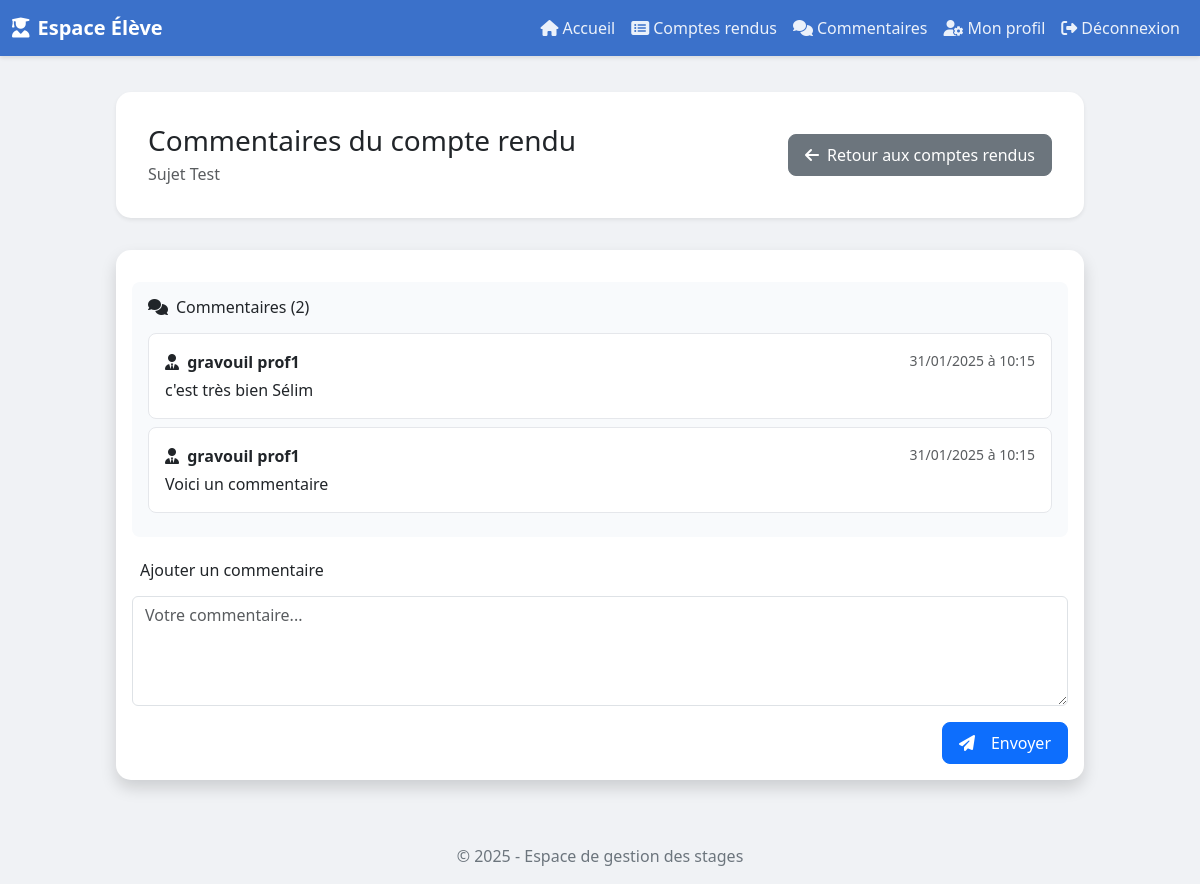
/commentaires.php?id=1 (signed in), run on the app's committed database.
### tables this page shows
CREATE TABLE `CR` (
  `id` int(11) NOT NULL,
  `sujet` varchar(50) DEFAULT NULL,
  `contenu` text DEFAULT NULL,
  `dateCR` date DEFAULT NULL,
  `date_creation` datetime DEFAULT NULL,
  `date_modif` datetime DEFAULT NULL,
  `vu` tinyint(1) DEFAULT NULL,
  `id_user` int(11) DEFAULT NULL
);

CREATE TABLE `commentaires` (
  `id` int(11) NOT NULL,
  `id_cr` int(11) NOT NULL,
  `id_prof` int(11) NOT NULL,
  `commentaire` text NOT NULL,
  `date_commentaire` datetime DEFAULT current_timestamp()
);

CREATE TABLE `user` (
  `id` int(11) NOT NULL,
  `nom` varchar(50) DEFAULT NULL,
  `prenom` varchar(50) DEFAULT NULL,
  `dateN` date DEFAULT NULL,
  `email` varchar(50) DEFAULT NULL,
  `login` varchar(50) DEFAULT NULL,
  `mdp` varchar(50) DEFAULT NULL,
  `tel` varchar(10) DEFAULT NULL,
  `adresse` varchar(100) DEFAULT NULL,
  `ville` varchar(50) DEFAULT NULL,
  `code_postal` varchar(10) DEFAULT NULL,
  `id_statut` int(11) DEFAULT NULL,
  `reset_token` varchar(255) DEFAULT NULL,
  `token_expiry` datetime DEFAULT NULL
);

### commentaires.php (the view, shortened to what this page needs)
<?php
require_once '_conf.php';
$role = $_SESSION['role'];
try {
    $pdo = new PDO("mysql:host=$serveurBDD;dbname=$nomBDD", $userBDD, $mdpBDD);
    $pdo->setAttribute(PDO::ATTR_ERRMODE, PDO::ERRMODE_EXCEPTION);
} catch (PDOException $e) {
    die("Erreur de connexion à la base de données : " . $e->getMessage());
}
if (isset($_GET['id']) && !empty($_GET['id'])) {
    $id_cr = $_GET['id'];
    $mode = "single";
    $stmt = $pdo->prepare("SELECT sujet FROM CR WHERE id = :id_cr");
    $stmt->execute(['id_cr' => $id_cr]);
    $cr = $stmt->fetch();
    $sujet_cr = $cr ? $cr['sujet'] : 'Compte rendu inconnu';
    $query = $pdo->prepare("SELECT c.commentaire, c.date_commentaire, u.nom, u.prenom
                            FROM commentaires c
                            JOIN user u ON c.id_prof = u.id
                            WHERE c.id_cr = :id_cr
                            ORDER BY c.date_commentaire DESC");
    $query->execute(['id_cr' => $id_cr]);
    $commentaires = $query->fetchAll();
}
?>
<!DOCTYPE html>
<html lang="fr">
<head>
    <link href="https://cdn.jsdelivr.net/npm/bootstrap@5.3.0-alpha1/dist/css/bootstrap.min.css" rel="stylesheet">
    <link rel="stylesheet" href="https://cdnjs.cloudflare.com/ajax/libs/font-awesome/6.4.0/css/all.min.css">
</head>
<body>
<nav class="navbar navbar-expand-lg navbar-dark fixed-top">
    <div class="container-fluid">
        <a class="navbar-brand" href="accueil_eleve.php">
            <i class="fas fa-user-graduate me-2"></i>Espace Élève
        </a>
        <div class="collapse navbar-collapse" id="navbarNav">
            <ul class="navbar-nav ms-auto">
                <li class="nav-item">
                    <a class="nav-link" href="accueil_eleve.php">
                        <i class="fas fa-home me-1"></i>Accueil
                    </a>
                </li>
                <li class="nav-item">
                    <a class="nav-link" href="liste_comptes_rendus.php">
                        <i class="fas fa-list-alt me-1"></i>Comptes rendus
                    </a>
                </li>
                <li class="nav-item">
                    <a class="nav-link active" href="commentaires.php">
                        <i class="fas fa-comments me-1"></i>Commentaires
                    </a>
                </li>
                <li class="nav-item">
                    <a class="nav-link" href="perso.php">
                        <i class="fas fa-user-cog me-1"></i>Mon profil
                    </a>
                </li>
                <li class="nav-item">
                    <a class="nav-link" href="deconnexion.php">
                        <i class="fas fa-sign-out-alt me-1"></i>Déconnexion
                    </a>
                </li>
            </ul>
        </div>
    </div>
</nav>
<div class="comments-container">
    <div class="welcome-header">
        <div class="d-flex justify-content-between align-items-center">
            <div>
                <?php if ($mode == "single"): ?>
                    <h1 class="h3 mb-1">Commentaires du compte rendu</h1>
                    <p class="text-muted mb-0"><?= htmlspecialchars($sujet_cr) ?></p>
                <?php else: ?>
                    <h1 class="h3 mb-1">Tous mes commentaires</h1>
                    <p class="text-muted mb-0">Commentaires reçus sur vos comptes rendus</p>
                <?php endif; ?>
            </div>
            <a href="liste_comptes_rendus.php" class="btn btn-secondary btn-custom">
                <i class="fas fa-arrow-left"></i> Retour aux comptes rendus
            </a>
        </div>
    </div>
    <?php if ($mode == "single"): ?>
        <div class="card">
            <div class="card-body">
                <?php if (empty($commentaires)): ?>
                    <div class="text-center py-4">
                        <i class="fas fa-comment-slash fa-3x text-muted mb-3"></i>
                        <p class="text-muted">Aucun commentaire pour ce compte rendu.</p>
                    </div>
                <?php else: ?>
                    <div class="comment-section">
                        <h6 class="mb-3">
                            <i class="fas fa-comments me-2"></i>Commentaires (<?= count($commentaires) ?>)
                        </h6>
                        <?php foreach ($commentaires as $commentaire): ?>
                            <div class="comment-item">
                                <div class="d-flex justify-content-between align-items-start">
                                    <div>
                                        <strong>
                                            <i class="fas fa-user-tie me-1"></i>
                                            <?= htmlspecialchars($commentaire['prenom'] . ' ' . $commentaire['nom']) ?>
                                        </strong>
                                        <div class="mt-1">
                                            <?= nl2br(htmlspecialchars($commentaire['commentaire'])) ?>
                                        </div>
                                    </div>
                                    <small class="text-muted">
                                        <?= date('d/m/Y à H:i', strtotime($commentaire['date_commentaire'])) ?>
                                    </small>
                                </div>
                            </div>
                        <?php endforeach; ?>
                    </div>
                <?php endif; ?>
                <?php if ($role == 1): ?>
                    <div class="mt-4">
                        <h6 class="mb-3">
                            <i class="fas fa-comment-plus me-2"></i>Ajouter un commentaire
                        </h6>
                        <form method="POST">
                            <div class="mb-3">
                                <textarea name="commentaire" class="form-control" rows="4"
                                          placeholder="Votre commentaire..." required></textarea>
                            </div>
                            <div class="text-end">
                                <button type="submit" class="btn btn-primary btn-custom">
                                    <i class="fas fa-paper-plane me-2"></i>Envoyer
                                </button>
                            </div>
                        </form>
                    </div>
                <?php endif; ?>
            </div>
        </div>
    <?php endif; ?>
</div>
<footer class="footer">
    <div class="container">
        <p class="mb-0">&copy; <?php echo date('Y'); ?> - Espace de gestion des stages</p>
    </div>
</footer>
</body>
</html>

### commentaires.php (style rules this page uses)
:root { --primary-color: #3b71ca; --primary-hover: #2c5eaa; --secondary-color: #f0f2f5; }
body { background-color: var(--secondary-color); font-family: 'Segoe UI', Tahoma, Geneva, Verdana, sans-serif; min-height: 100vh; padding-top: 60px; }
.navbar { background-color: var(--primary-color); box-shadow: 0 2px 4px rgba(0, 0, 0, 0.1); }
.navbar-brand { font-weight: 600; font-size: 1.25rem; color: white !important; }
.nav-link { color: rgba(255, 255, 255, 0.9) !important; font-weight: 500; padding: 0.5rem 1rem; transition: color 0.2s; }
.comments-container { max-width: 1000px; margin: 2rem auto; padding: 0 1rem; }
.welcome-header { background-color: white; padding: 2rem; border-radius: 15px; margin-bottom: 2rem; box-shadow: 0 0.125rem 0.25rem rgba(0, 0, 0, 0.075); }
.card { border: none; border-radius: 15px; box-shadow: 0 0.5rem 1rem rgba(0, 0, 0, 0.15); background: white; margin-bottom: 2rem; }
.comment-section { background-color: #f8fafc; padding: 1rem; border-radius: 8px; margin-top: 1rem; }
.comment-item { background: white; padding: 1rem; border-radius: 8px; margin-bottom: 0.5rem; border: 1px solid #e5e7eb; }
.btn-custom { padding: 0.5rem 1rem; border-radius: 8px; font-weight: 500; display: inline-flex; align-items: center; gap: 0.5rem; }
.footer { margin-top: 3rem; padding: 1rem 0; background-color: var(--secondary-color); text-align: center; color: #6c757d; }

### data on the page
cr: sujet "Sujet Test"
commentaires: id_prof.nom "gravouil prof1", commentaire "c'est très bien Sélim", date_commentaire "31/01/2025 à 10:15"
commentaires: id_prof.nom "gravouil prof1", commentaire "Voici un commentaire", date_commentaire "31/01/2025 à 10:15"

### other printed values
count($commentaires) "2"
